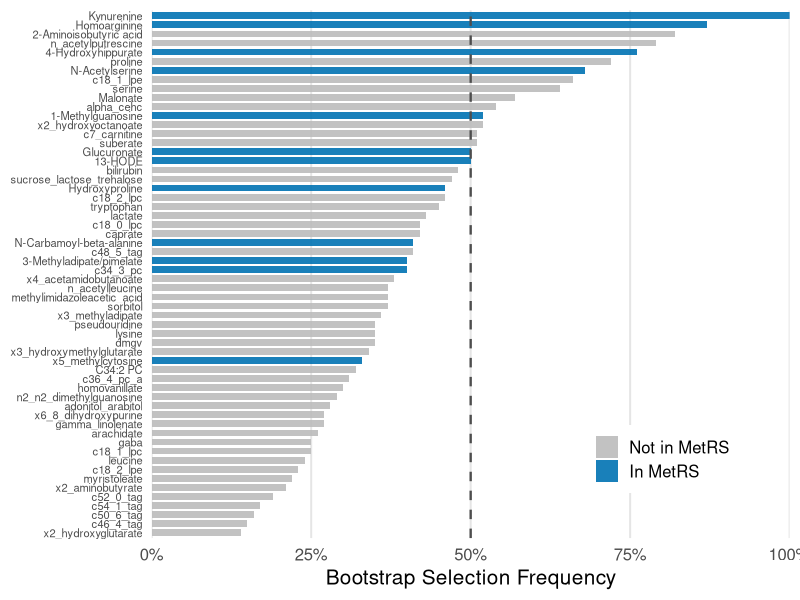

This chart was generated by the following R code:
library(ggplot2)

df = read.csv("data_bootstrap_stability.csv", stringsAsFactors = FALSE)
df$metabolite = factor(df$metabolite, levels = df$metabolite[order(df$selection_freq)])
df$in_metrs = factor(df$in_metrs, levels = c(FALSE, TRUE), labels = c("Not in MetRS", "In MetRS"))

bar_colors = c("Not in MetRS" = "#BBBBBB", "In MetRS" = "#0072B2")

p = ggplot(df, aes(x = selection_freq, y = metabolite, fill = in_metrs)) +
  geom_col(width = 0.75, alpha = 0.9) +
  geom_vline(xintercept = 0.50, linetype = "dashed", color = "grey30", linewidth = 0.8) +
  scale_x_continuous(
    labels = scales::percent_format(accuracy = 1),
    breaks = c(0, 0.25, 0.50, 0.75, 1.00),
    expand = c(0, 0)
  ) +
  scale_fill_manual(values = bar_colors, name = NULL) +
  labs(
    x = "Bootstrap Selection Frequency",
    y = NULL
  ) +
  theme_minimal(base_size = 15) +
  theme(
    axis.text.y = element_text(size = 8),
    legend.position = c(0.80, 0.15),
    legend.background = element_rect(fill = "white", color = NA),
    panel.grid.major.y = element_blank(),
    panel.grid.minor = element_blank(),
    panel.grid.major.x = element_line(color = "gray90")
  )

ggsave("figs_bootstrap_stability.png", p, width = 8, height = 10, dpi = 800, bg = "white")
